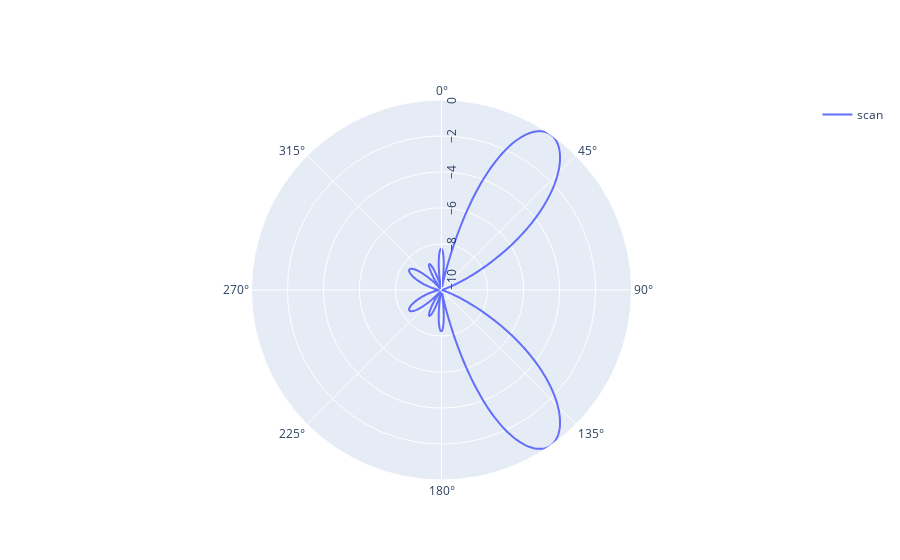

The code cell stored with this chart in its notebook:
### Code cell
max = theta_scan.copy()
max.fill(0)
l=1000/4
max[np.argmax(results)] = 3

if use_matplotlib:
    fig, ax = plt.subplots(subplot_kw={'projection': 'polar'})
    ax.plot(theta_scan, results) # MAKE SURE TO USE RADIAN FOR POLAR
    ax.plot(theta_scan, max)
    ax.set_theta_zero_location('N') # make 0 degrees point up
    ax.set_theta_direction(-1) # increase clockwise
    ax.set_rlabel_position(55)  # Move grid labels away from other labels
    plt.show()
else:
    fig = go.Figure()
    fig.add_trace(go.Scatterpolar(r=results, theta=np.degrees(theta_scan), name='scan', mode='lines', showlegend=True))
    fig.update_layout(polar = dict(radialaxis_angle = 90, angularaxis = dict(direction = "clockwise", )))
    fig.update_layout(template="plotly_dark")
    fig.show()

### Figure 1 — Plotly figure (JSON) as saved in the notebook; plotly's stock layout.template omitted (floating-point values rounded to 4 significant figures; data arrays with more than 128 entries replaced by an {"elided": "..."} marker saying what was removed)
{"data": [{"mode": "lines", "name": "scan", "r": {"elided": "1000 float values"}, "showlegend": true, "theta": {"elided": "1000 float values"}, "type": "scatterpolar"}], "layout": {"polar": {"angularaxis": {"direction": "clockwise"}, "radialaxis": {"angle": 90}}}}
